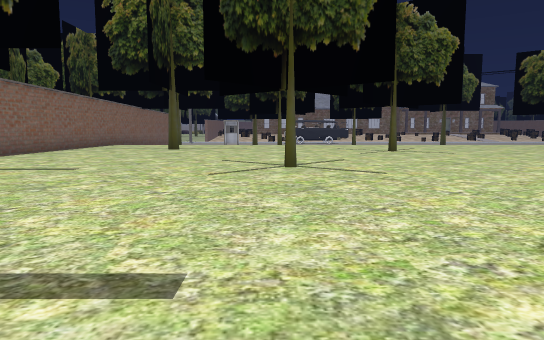
view 1 (above)

16 first-person views from a walk through a level from a Godot 3-D game. The camera is 1.3 m above the floor, tilts 6° down and sees 70° across. The floor is counted in squares, 2 m on a side. Each view is taken from the middle of a square. On the plan, view 1 faces up. The plan holds only what a view shows up to about 11 squares ahead; the rest is blank. The place goes on beyond the plan. Some surface patterns are stand-ins.

view 2
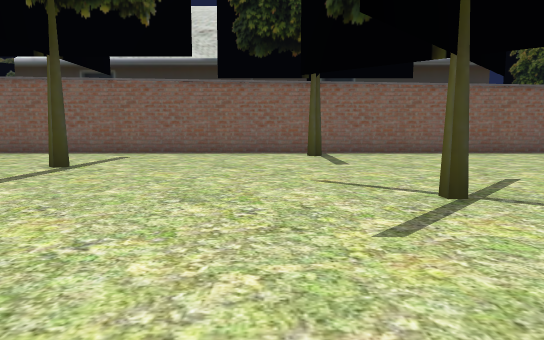

view 3
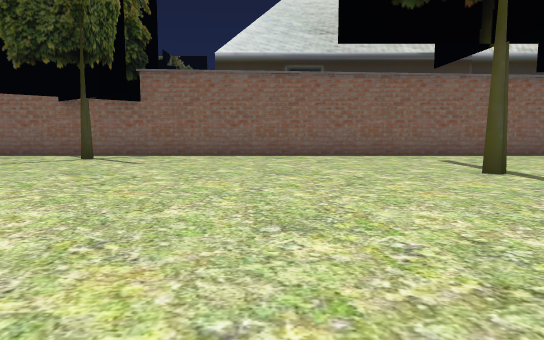

view 4
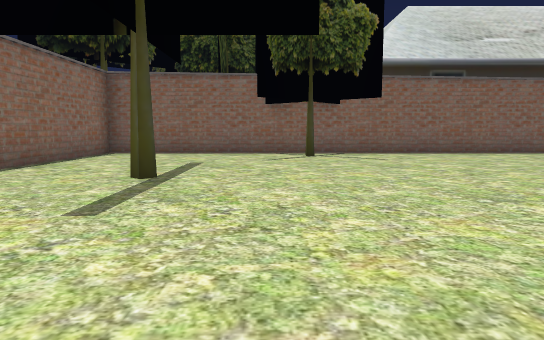

view 5
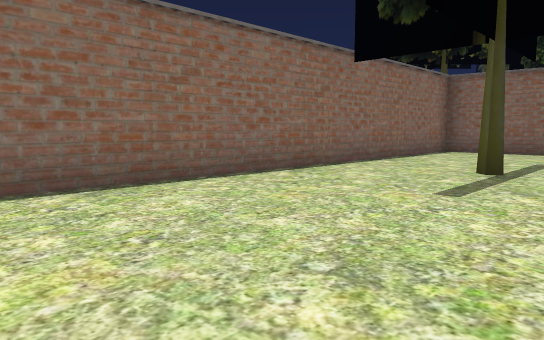

view 6
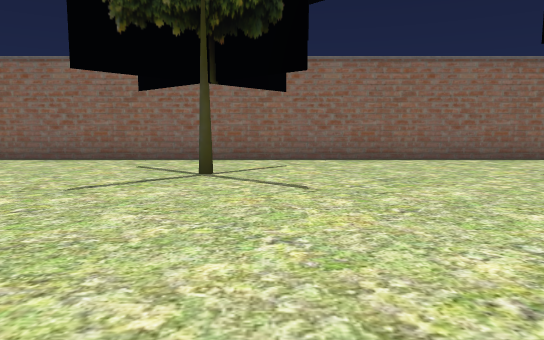

view 7
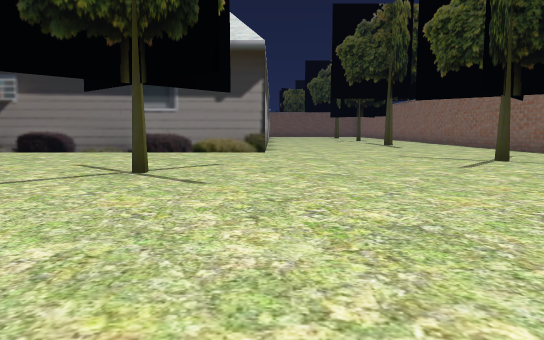

view 8
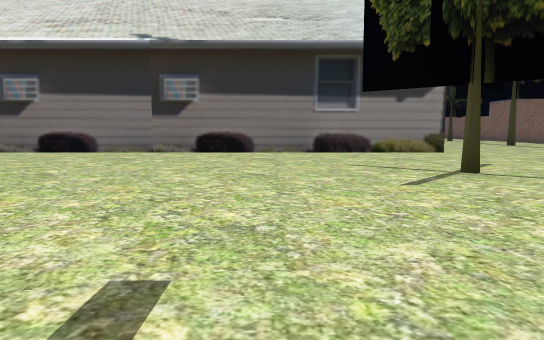

view 9
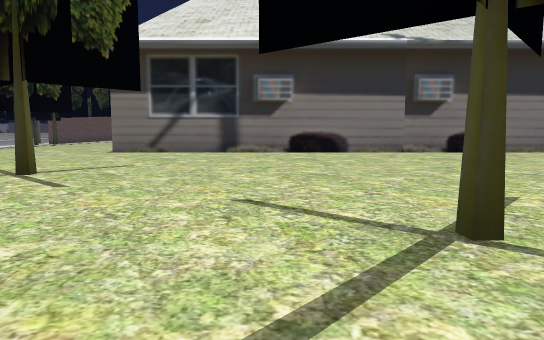

view 10
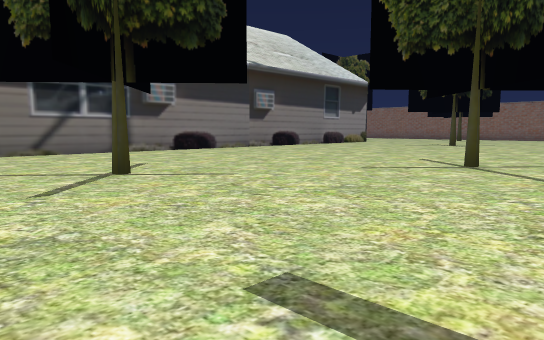

view 11
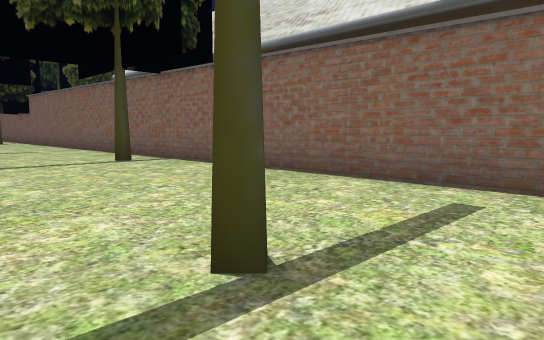

view 12
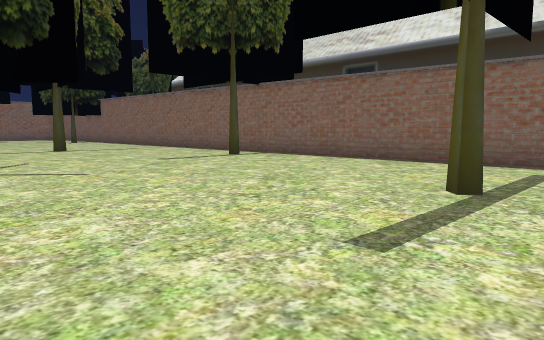

view 13
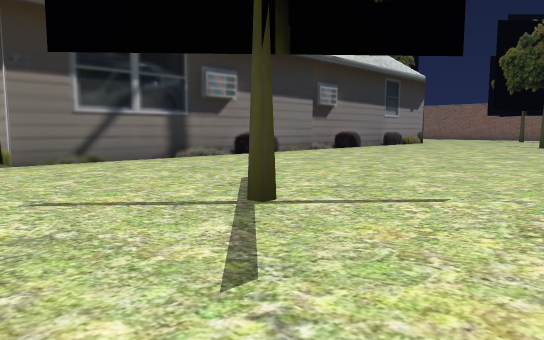

view 14
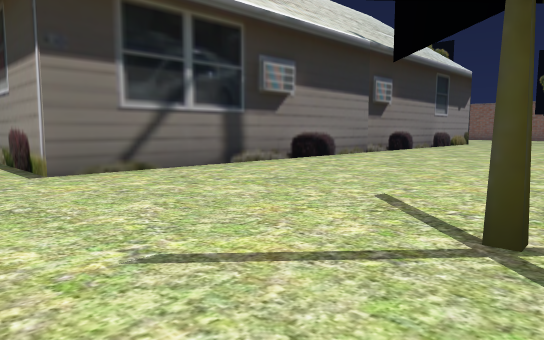

view 15
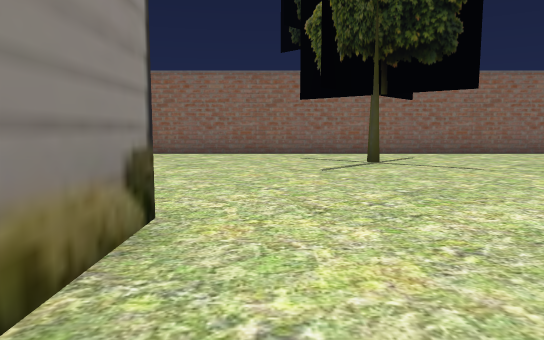

view 16
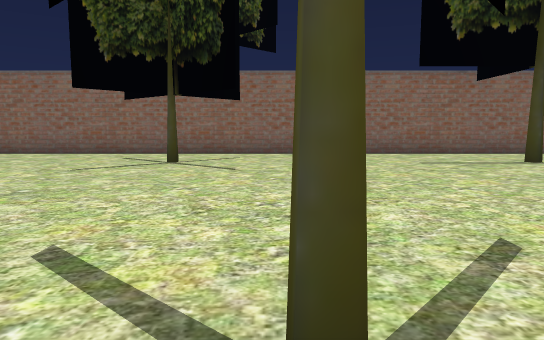

### Floor plan
Key: @ floor where view 1 was taken; # wall or solid block; . floor.
Columns run from 7 left of view 1 to 9 right of it. Each row starts with its distance up from view 1.
 14   ...............
 13 #...#............
 12 #..........#....#
 11 #...............#
 10 #...............#
  9 #...............#
  8 #...............#
  7 #......#........#
  6 #...............#
  5 #...............#
  4 #...............#
  3 #...............#
  2 #...............#
  1 #...#...........#
  0 #......@........#
 -1 #...............#
 -2 #..........#....#
 -3 #...............#
 -4 #................
 -5 #................
 -6 #................
 -7 #................
 -8 #................
 -9 #.....#......#...
-10 #................
-11 #................
-12 #################

Where each view was taken, in squares from view 1:
view 1: 0 up, 0 right, facing up
view 2: 5 up, 4 right, facing left
view 3: 2 down, 3 right, facing left
view 4: 7 down, 4 right, facing left
view 5: 7 down, 5 right, facing down-left
view 6: 3 down, 5 right, facing down
view 7: 4 down, 2 left, facing right
view 8: 1 up, 2 left, facing right
view 9: 8 up, 2 left, facing right
view 10: 14 up, 2 left, facing down-right
view 11: 14 up, 2 left, facing down-left
view 12: 14 up, 1 right, facing down-left
view 13: 14 up, 1 right, facing down-right
view 14: 14 up, 3 right, facing down-right
view 15: 1 down, 8 right, facing down
view 16: 1 down, 4 right, facing down
